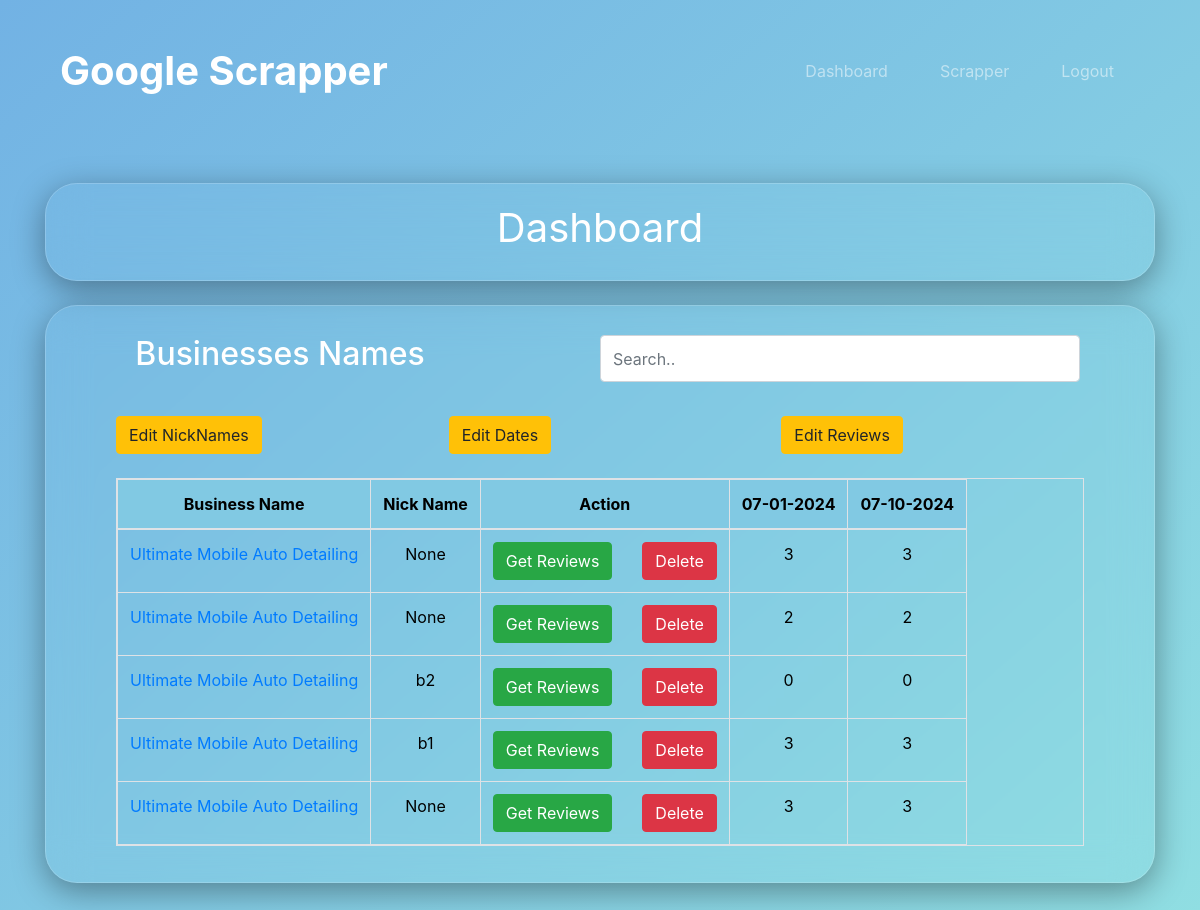
The page /home (signed in) on the database as committed earlier.
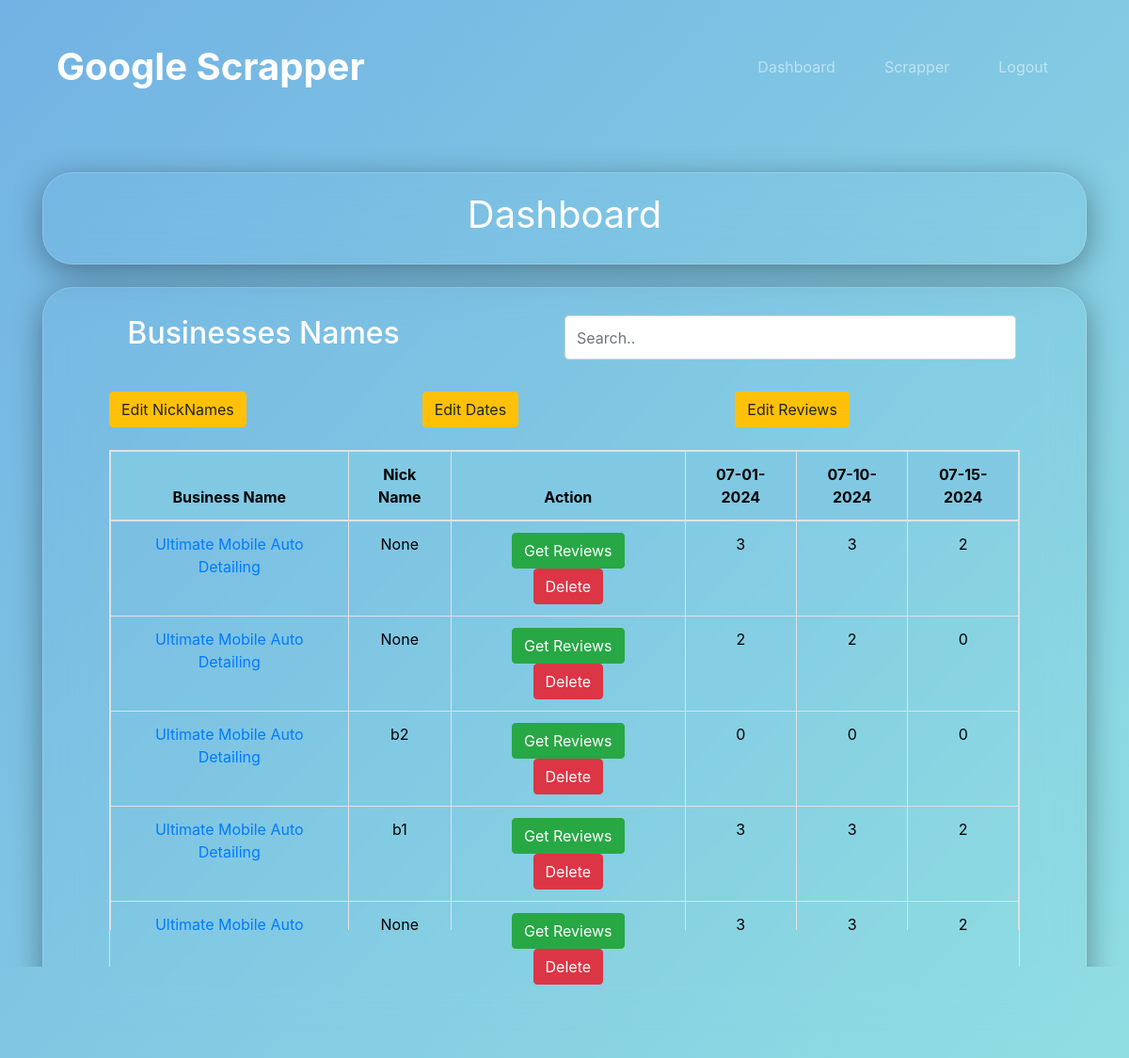
The same page on the database as committed later.
### market/models.py (models this page shows)
class ScrapeData(db.Model):
    from datetime import datetime
    import pytz
    new_york_date = datetime.now(pytz.timezone('America/New_York')).date()
    id = db.Column(db.Integer(), primary_key=True)
    BusinessName = db.Column(db.String())
    NickName = db.Column(db.String())
    URL = db.Column(db.String(), nullable = False)
    Date = db.Column(db.Date(), nullable = False, default = new_york_date)
    ReviewsCount = db.Column(db.Integer(), default = 0)

### market/routes.py (the view, shortened to what this page needs)
@app.route('/', methods = ['GET', 'POST'])
@app.route('/home', methods = ['GET', 'POST'])
@login_required
def home_page():
    from datetime import datetime
    import pytz
    new_york_date = datetime.now(pytz.timezone('America/New_York')).date()
    import datetime
    if request.method == 'GET':
        print(new_york_date)
        items = ScrapeData.query.all()
        urlOfBusinesses = set(result.URL for result in items)
        dates = sorted(set(result.Date for result in items))
        review_count_dict = {business: [''] * len(dates) for business in urlOfBusinesses}
        for item in items:
            urls = item.URL
            date_index = dates.index(item.Date)
            review_count_dict[urls][date_index] = item.ReviewsCount
        cols = ScrapeData.__table__.columns.keys()
        businesses_reviews_dates = {
        (ScrapeData.query.filter_by(URL = url).first().BusinessName,ScrapeData.query.filter_by(URL = url).first().URL, ScrapeData.query.filter_by(URL = url).first().NickName): zip(review_count_dict[url], dates) for url in urlOfBusinesses
        }
        return render_template('home.html', items = items, dates = dates, cols = cols, reviewList = review_count_dict, businesses_reviews_dates = businesses_reviews_dates)

### market/models.py (called while the page is built)
@login_manager.user_loader
def load_user(user_id):
    return User.query.get(int(user_id))

### market/templates/home.html (shortened to what this page needs)
{% extends 'base.html' %}
{% block content %}
<br><br>
<div class="container">
  <div class="glass" style="text-align: center; color: white;">
    <h1 class="display-6 font-weight-normal">Dashboard</h1>
  </div>
  <br>
<div class="glass">
<div style="color:white; background-color:transparent; margin-top: 0%;">
  <div>
      <form name="reviewForm" method="post">
      <div>
        <div class="row" style="padding: 1% 2%;">
          <h2 class = "col-6">Businesses Names</h2>
          <input class="form-control col-6" id="myInput" type="text" placeholder="Search..">
      </div>
      <br>
      <div class="row">
        <div class="col" id = "editNickNames">
          <button class="btn btn-warning" type="button" onclick="editNickNames()">Edit NickNames</button>
          </div>
        <div class="col" id = "editDates">
        <button class="btn btn-warning" type="button" onclick="editDates()">Edit Dates</button>
        </div>
        <div class="col" id = "editReviews">
          <button class="btn btn-warning" type="button" onclick="editReviews()">Edit Reviews</button>
        </div>
      </div>
      <br>
      <div class = "table-container">
        <table class = "table table-bordered table-hover table-transparent table-responsive" style="text-align: center; color: black;">
          <thead>
            <tr style="position: sticky; top: 0; background-color: #81c9e3;">
              <th>
                Business Name
              </th>
              <th>
                Nick Name
              </th>
              <th>
                Action
              </th>
              {% for date in dates %}
              <th>
                <div class="row">
                  <div class="col" data-original-date="{{ date }}">
                    {{ date.strftime('%m-%d-%Y') }}
                  </div>
                </div>
              </th>
              {% endfor %}
            </tr>
          </thead>
          <tbody id = "tables">
            {% for business, reviews_dates in businesses_reviews_dates.items() %}
            <tr>
              <td><a href="{{ business[1] }}" target="_blank">{{ business[0] }}</a></td>
              <td data-business="{{ business[1] }}">{{ business[2] }}</td>
              <td>
                <div class="row">
                  <div class="col">
                    <button type="submit" name = "business" class="btn btn-success" onclick="document.getElementById('actionType').value = 'getBusiness';" value="{{ business[1] }}">Get Reviews</button>
                  </div>
                  <div class="col"><button type="submit" name = "business" class="btn btn-danger" onclick="document.getElementById('actionType').value = 'delBusiness';" value="{{ business[1] }}">Delete</button></div>
                </div>
              </td>
              {% for review, date in reviews_dates %}
                <td data-business="{{ business[1] }}" data-date="{{ date }}">{{ review }}</td>
              {% endfor %}
            </tr>
            {% endfor %}
          </tbody>
        </table>
      </div>
  </div>
  </form>
</div>
</div>
</div>
{% endblock %}

### market/templates/base.html (shortened to what this page needs)
<!doctype html>
<html lang="en">
<head>
  <link rel="stylesheet" href="{{ url_for('static', filename='css/bootstrap.min.css') }}">
  <link rel="stylesheet" href="{{ url_for('static', filename='main.css')}}">
</head>
<body>
  <section id="title">
    <div class="container-fluid">
      <nav class="navbar navbar-expand-lg navbar-dark">
        <a class="navbar-brand" href="{{ url_for('home_page') }}">Google Scrapper</a>
        <div class="collapse navbar-collapse" id="navbarToggler">
          <ul class="navbar-nav ml-auto">
            {% if current_user.is_authenticated %}
            <li class="nav-item">
              <a class="nav-link" href="{{ url_for('home_page') }}">Dashboard</a>
            </li>
            <li class="nav-item">
              <a class="nav-link" href="{{url_for('form_page')}}">Scrapper</a>
            </li>
            <li class="nav-item">
              <a class="nav-link" href="{{ url_for('logout_page') }}">Logout</a>
            </li>
            {% else %}
            <li class="nav-item">
              <a class="nav-link" href="{{url_for('login_page')}}">Login</a>
            </li>
            {%endif%}
          </ul>
        </div>
      </nav>
    </div>
  </section>
  <div class = "mid-sec", style="flex: 1;">
  {% block content %}
  {% endblock %}
</div>
</body>
<br><br>
</html>

### market/static/main.css (style rules this page uses)
body { background: linear-gradient(to bottom right, #72b2e4, #92e1e2); color: black; min-height: 100vh; display:flex; flex-direction:column; }
.glass { background: linear-gradient(135deg, rba(255,255,255,0.1)x, rgba(255,255,255,0)); -webkit-backdrop-filter: blur(20px); backdrop-filter: blur(20px); box-shadow: 0 8px 32px 0 rgba(0,0,0,0.37); border: 1px solid rgba(255,255,255,0.18); border-radius: 32px; padding: 20px 70px 20px; }
.container-fluid { padding: 3% 5% 0%; }
.navbar { padding: 0 0 1.8rem; }
.navbar-brand { font-size: 2.5rem; font-weight: bold; }
.nav-item { padding: 0 18px; color: rgb(207, 207, 207); }

Rows that differ between the two databases and show on the page:
added ScrapeData: strftime "07-15-2024"
Other text that changed with them:
new list line: "2"
new list line: "0"
